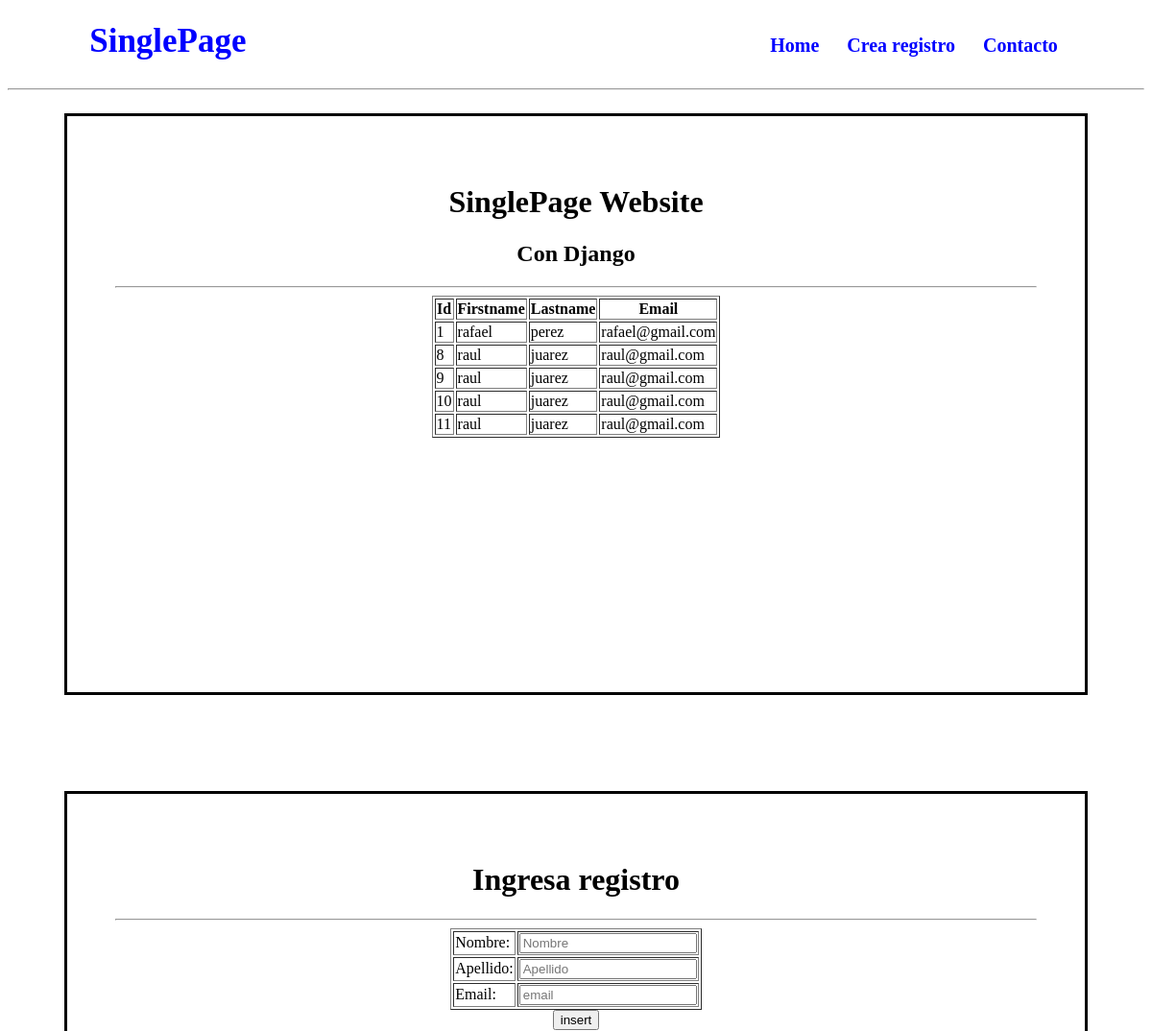
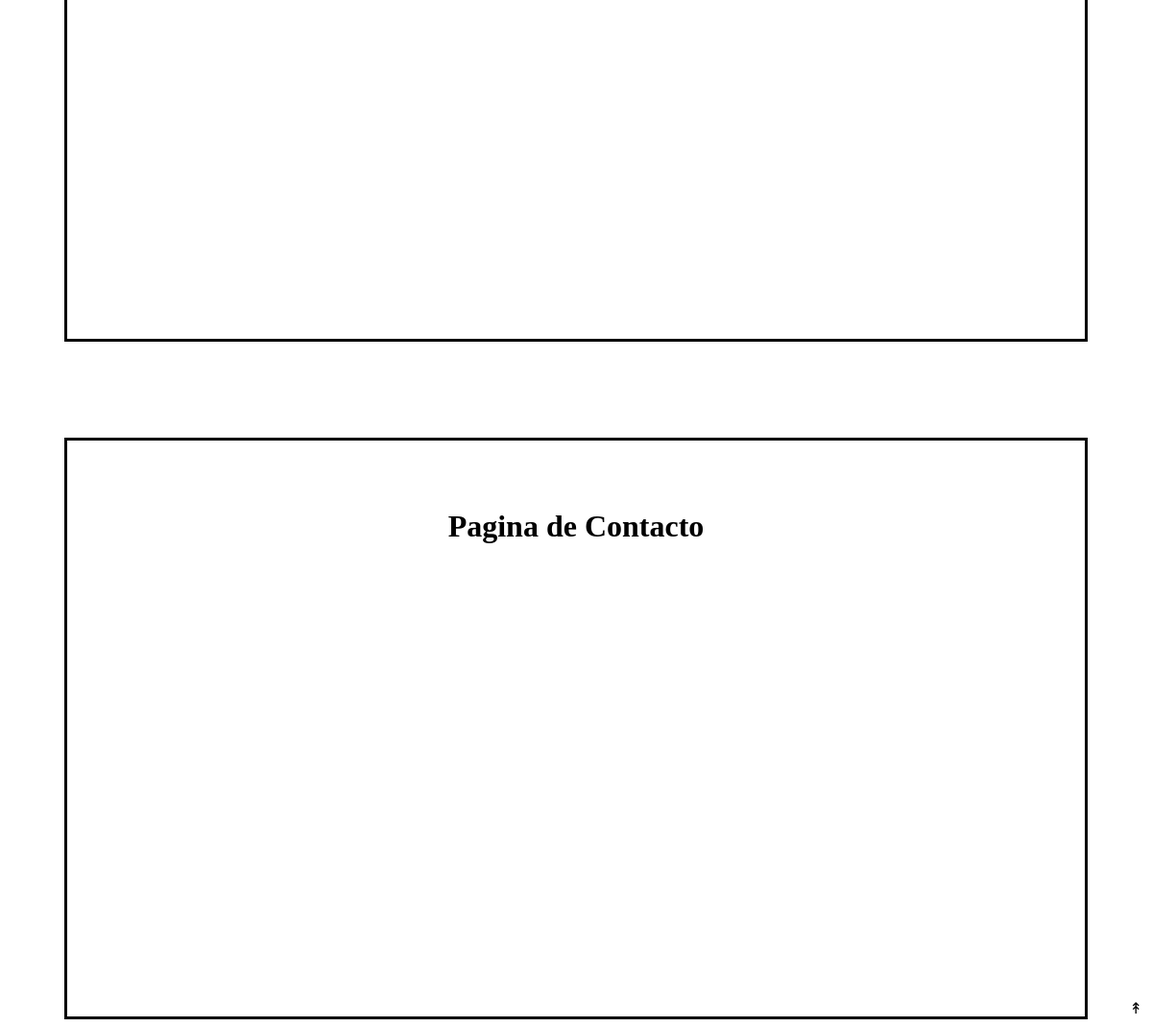
The page / on the database its author committed (2 pictures, top to bottom).
### singlepage/models.py (models this page shows)
class employee(models.Model):
    firstname=models.CharField(max_length=30)
    lastname=models.CharField(max_length=30)
    email=models.CharField(max_length=30)

### singlepage/views.py (the view)
# urls.py: path('', views.empl),
def empl(request):
    if request.method=="POST":
        if request.POST.get('firstname') and request.POST.get('lastname') and request.POST.get('email'):
            saveobj=employee()
            saveobj.firstname=request.POST.get('firstname')
            saveobj.lastname=request.POST.get('lastname')
            saveobj.email=request.POST.get('email')
            saveobj.save()
            displayrecords=employee.objects.all()
            return render(request, 'index.html',{"employee":displayrecords})
    else:
         displayrecords=employee.objects.all()
    return render(request, 'index.html',{"employee":displayrecords})

### templates/index.html (shortened to what this page needs)
<!DOCTYPE html>
<html>
<head>
    <div id="header">
        <li id="site_name">SinglePage</li>
        <li onclick = "goto('home');">Home</li>
        <li onclick = "goto('insert');">Crea registro</li>
        <li onclick = "goto('contact');">Contacto</li>
        <hr>
    </div>
</head>
<body>
    <botton type="button" class="scroll-top" onclick="gototop();">&Uarr;</botton>
    <center>
        <div id="home">
        <h1>SinglePage Website</h1>
        <h2>Con Django</h2>
        <hr>
        <table border="1">
            <tr>
                <th>Id</th>
                <th>Firstname</th>
                <th>Lastname</th>
                <th>Email</th>
            </tr>
            {% for result in employee %}
            <tr>
                <td>{{result.id}}</td>
                <td>{{result.firstname}}</td>
                <td>{{result.lastname}}</td>
                <td>{{result.email}}</td>
            </tr>
            {% endfor %}
        </table>
        </div>
        <div id="insert">
            <h1>Ingresa registro</h1>
            <hr/>
            <form method="POST">
            <table border="1">
                <tr>
                    <td>Nombre: </td>
                    <td><input type="text" placeholder="Nombre" name="firstname"</td>
                </tr>
                <tr>
                    <td>Apellido: </td>
                    <td><input type="text" placeholder="Apellido" name="lastname"</td>
                </tr>
                <tr>
                    <td>Email: </td>
                    <td><input type="text" placeholder="email" name="email"</td>
                </tr>
            </table>
            <input type="submit" value="insert" onclick="return alert('Registro guardado con Exito')">
            </form>
        </div>
        <div id="contact">
            <h1> Pagina de Contacto</h1>
        </div>
    </center>
</body>
</html>

### templates/index.html (style rules this page uses)
#header { width: 100%; margin: 0px auto; text-align: center; height: 10px; line-height: 70px; color: blue; }
#header li { display: inline-block; margin-right: 25px; font-size: 20px; font-weight: bold; cursor: pointer; }
#header #site_name { text-align: left; width: 680px; font-size: 35px; margin-left: 20px; }
#home, #insert, #contact { margin-top: 100px; margin-right: 5%; height: 500px; margin-left: 5%; padding: 50px; border-style: solid; }
.scroll-top { position: fixed; bottom: 10px; right: 10px; z-index:99; }

### rows shown on the page
employee: id "1", firstname "rafael", lastname "perez", email "rafael@gmail.com"
employee: id "8", firstname "raul", lastname "juarez", email "raul@gmail.com"
employee: id "9", firstname "raul", lastname "juarez", email "raul@gmail.com"
employee: id "10", firstname "raul", lastname "juarez", email "raul@gmail.com"
employee: id "11", firstname "raul", lastname "juarez", email "raul@gmail.com"
